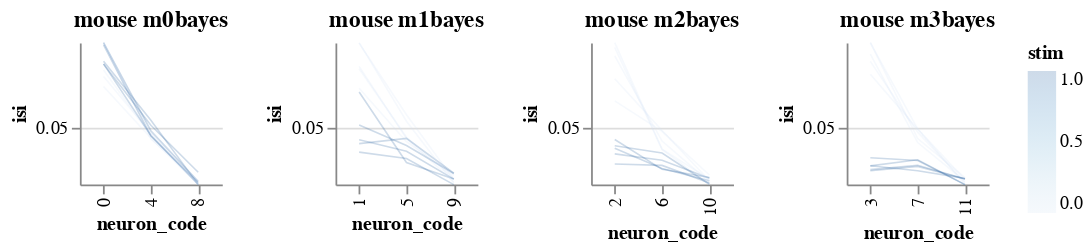

Notebook source saved alongside this figure:
### Code cell
bw.facet(column='mouse',height=80,width=80)

### Figure 1 — Vega-Lite specification as saved in the notebook (floating-point values rounded to 4 significant figures)
{"usermeta": {"embedOptions": {"theme": "vox"}}, "config": {"view": {"continuousWidth": 400, "continuousHeight": 300, "stroke": null}}, "hconcat": [{"layer": [{"mark": {"type": "line", "fill": null}, "encoding": {"color": {"type": "quantitative", "field": "stim"}, "detail": {"type": "quantitative", "field": "i_trial"}, "opacity": {"value": 0.2}, "size": {"value": 0.9}, "x": {"type": "ordinal", "field": "neuron_code"}, "y": {"type": "quantitative", "field": "isi", "scale": {"clamp": true, "domain": [0.02132, 0.0932], "zero": false}}}}], "height": 80, "resolve": {"scale": {"y": "independent"}}, "title": "mouse m0bayes  ", "transform": [{"filter": "(datum['mouse'] === 'm0bayes')"}], "width": 80}, {"layer": [{"mark": {"type": "line", "fill": null}, "encoding": {"color": {"type": "quantitative", "field": "stim"}, "detail": {"type": "quantitative", "field": "i_trial"}, "opacity": {"value": 0.2}, "size": {"value": 0.9}, "x": {"type": "ordinal", "field": "neuron_code"}, "y": {"type": "quantitative", "field": "isi", "scale": {"clamp": true, "domain": [0.02132, 0.0932], "zero": false}}}}], "height": 80, "resolve": {"scale": {"y": "independent"}}, "title": "mouse m1bayes  ", "transform": [{"filter": "(datum['mouse'] === 'm1bayes')"}], "width": 80}, {"layer": [{"mark": {"type": "line", "fill": null}, "encoding": {"color": {"type": "quantitative", "field": "stim"}, "detail": {"type": "quantitative", "field": "i_trial"}, "opacity": {"value": 0.2}, "size": {"value": 0.9}, "x": {"type": "ordinal", "field": "neuron_code"}, "y": {"type": "quantitative", "field": "isi", "scale": {"clamp": true, "domain": [0.02132, 0.0932], "zero": false}}}}], "height": 80, "resolve": {"scale": {"y": "independent"}}, "title": "mouse m2bayes  ", "transform": [{"filter": "(datum['mouse'] === 'm2bayes')"}], "width": 80}, {"layer": [{"mark": {"type": "line", "fill": null}, "encoding": {"color": {"type": "quantitative", "field": "stim"}, "detail": {"type": "quantitative", "field": "i_trial"}, "opacity": {"value": 0.2}, "size": {"value": 0.9}, "x": {"type": "ordinal", "field": "neuron_code"}, "y": {"type": "quantitative", "field": "isi", "scale": {"clamp": true, "domain": [0.02132, 0.0932], "zero": false}}}}], "height": 80, "resolve": {"scale": {"y": "independent"}}, "title": "mouse m3bayes  ", "transform": [{"filter": "(datum['mouse'] === 'm3bayes')"}], "width": 80}], "data": {"name": "data-6c9220bb9474eafae4a504c4f5465db6"}, "$schema": "https://vega.github.io/schema/vega-lite/v4.8.1.json", "datasets": {"data-6c9220bb9474eafae4a504c4f5465db6": [{"mouse": "m0bayes", "i_trial": 0, "neuron_x_mouse": "0m0bayes", "mouse_code": 0, "stim": 0, "neuron": "0", "neuron_code": 0, "log_firing_rate": 1.67, "Firing rate": 46.8, "firing_rate": 46.8, "i_spike": 36.5, "isi": 0.09328, "combined_condition": 0}, {"mouse": "m0bayes", "i_trial": 0, "neuron_x_mouse": "0m0bayes", "mouse_code": 0, "stim": 1, "neuron": "0", "neuron_code": 0, "log_firing_rate": 1.925, "Firing rate": 84.22, "firing_rate": 84.22, "i_spike": 41.5, "isi": 0.08376, "combined_condition": 12}, {"mouse": "m0bayes", "i_trial": 0, "neuron_x_mouse": "1m0bayes", "mouse_code": 0, "stim": 0, "neuron": "1", "neuron_code": 4, "log_firing_rate": 1.789, "Firing rate": 61.53, "firing_rate": 61.53, "i_spike": 78.5, "isi": 0.04441, "combined_condition": 1}, {"mouse": "m0bayes", "i_trial": 0, "neuron_x_mouse": "1m0bayes", "mouse_code": 0, "stim": 1, "neuron": "1", "neuron_code": 4, "log_firing_rate": 2.924, "Firing rate": 839.0, "firing_rate": 839.0, "i_spike": 64.5, "isi": 0.05384, "combined_condition": 13}, {"mouse": "m0bayes", "i_trial": 0, "neuron_x_mouse": "2m0bayes", "mouse_code": 0, "stim": 0, "neuron": "2", "neuron_code": 8, "log_firing_rate": 2.412, "Firing rate": 257.9, "firing_rate": 257.9, "i_spike": 152.5, "isi": 0.02299, "combined_condition": 2}, {"mouse": "m0bayes", "i_trial": 0, "neuron_x_mouse": "2m0bayes", "mouse_code": 0, "stim": 1, "neuron": "2", "neuron_code": 8, "log_firing_rate": 2.386, "Firing rate": 243.5, "firing_rate": 243.5, "i_spike": 176.0, "isi": 0.01967, "combined_condition": 14}, {"mouse": "m0bayes", "i_trial": 1, "neuron_x_mouse": "0m0bayes", "mouse_code": 0, "stim": 0, "neuron": "0", "neuron_code": 0, "log_firing_rate": 1.553, "Firing rate": 35.75, "firing_rate": 35.75, "i_spike": 41.5, "isi": 0.07933, "combined_condition": 0}, {"mouse": "m0bayes", "i_trial": 1, "neuron_x_mouse": "0m0bayes", "mouse_code": 0, "stim": 1, "neuron": "0", "neuron_code": 0, "log_firing_rate": 1.738, "Firing rate": 54.74, "firing_rate": 54.74, "i_spike": 37.0, "isi": 0.09202, "combined_condition": 12}, {"mouse": "m0bayes", "i_trial": 1, "neuron_x_mouse": "1m0bayes", "mouse_code": 0, "stim": 0, "neuron": "1", "neuron_code": 4, "log_firing_rate": 2.819, "Firing rate": 658.8, "firing_rate": 658.8, "i_spike": 76.0, "isi": 0.04616, "combined_condition": 1}, {"mouse": "m0bayes", "i_trial": 1, "neuron_x_mouse": "1m0bayes", "mouse_code": 0, "stim": 1, "neuron": "1", "neuron_code": 4, "log_firing_rate": 2.037, "Firing rate": 108.9, "firing_rate": 108.9, "i_spike": 75.5, "isi": 0.04595, "combined_condition": 13}, {"mouse": "m0bayes", "i_trial": 1, "neuron_x_mouse": "2m0bayes", "mouse_code": 0, "stim": 0, "neuron": "2", "neuron_code": 8, "log_firing_rate": 2.805, "Firing rate": 638.6, "firing_rate": 638.6, "i_spike": 163.0, "isi": 0.02149, "combined_condition": 2}, {"mouse": "m0bayes", "i_trial": 1, "neuron_x_mouse": "2m0bayes", "mouse_code": 0, "stim": 1, "neuron": "2", "neuron_code": 8, "log_firing_rate": 2.376, "Firing rate": 237.4, "firing_rate": 237.4, "i_spike": 156.0, "isi": 0.02221, "combined_condition": 14}, {"mouse": "m0bayes", "i_trial": 2, "neuron_x_mouse": "0m0bayes", "mouse_code": 0, "stim": 0, "neuron": "0", "neuron_code": 0, "log_firing_rate": 1.687, "Firing rate": 48.64, "firing_rate": 48.64, "i_spike": 47.5, "isi": 0.07094, "combined_condition": 0}, {"mouse": "m0bayes", "i_trial": 2, "neuron_x_mouse": "0m0bayes", "mouse_code": 0, "stim": 1, "neuron": "0", "neuron_code": 0, "log_firing_rate": 1.647, "Firing rate": 44.31, "firing_rate": 44.31, "i_spike": 42.5, "isi": 0.08238, "combined_condition": 12}, {"mouse": "m0bayes", "i_trial": 2, "neuron_x_mouse": "1m0bayes", "mouse_code": 0, "stim": 0, "neuron": "1", "neuron_code": 4, "log_firing_rate": 2.094, "Firing rate": 124.3, "firing_rate": 124.3, "i_spike": 77.5, "isi": 0.04488, "combined_condition": 1}, {"mouse": "m0bayes", "i_trial": 2, "neuron_x_mouse": "1m0bayes", "mouse_code": 0, "stim": 1, "neuron": "1", "neuron_code": 4, "log_firing_rate": 2.243, "Firing rate": 175.0, "firing_rate": 175.0, "i_spike": 68.5, "isi": 0.05139, "combined_condition": 13}, {"mouse": "m0bayes", "i_trial": 2, "neuron_x_mouse": "2m0bayes", "mouse_code": 0, "stim": 0, "neuron": "2", "neuron_code": 8, "log_firing_rate": 3.339, "Firing rate": 2180.0, "firing_rate": 2180.0, "i_spike": 166.5, "isi": 0.02106, "combined_condition": 2}, {"mouse": "m0bayes", "i_trial": 2, "neuron_x_mouse": "2m0bayes", "mouse_code": 0, "stim": 1, "neuron": "2", "neuron_code": 8, "log_firing_rate": 2.267, "Firing rate": 185.1, "firing_rate": 185.1, "i_spike": 127.0, "isi": 0.02756, "combined_condition": 14}, {"mouse": "m0bayes", "i_trial": 3, "neuron_x_mouse": "0m0bayes", "mouse_code": 0, "stim": 0, "neuron": "0", "neuron_code": 0, "log_firing_rate": 1.87, "Firing rate": 74.16, "firing_rate": 74.16, "i_spike": 45.5, "isi": 0.07604, "combined_condition": 0}, {"mouse": "m0bayes", "i_trial": 3, "neuron_x_mouse": "0m0bayes", "mouse_code": 0, "stim": 1, "neuron": "0", "neuron_code": 0, "log_firing_rate": 2.206, "Firing rate": 160.8, "firing_rate": 160.8, "i_spike": 42.5, "isi": 0.08245, "combined_condition": 12}, {"mouse": "m0bayes", "i_trial": 3, "neuron_x_mouse": "1m0bayes", "mouse_code": 0, "stim": 0, "neuron": "1", "neuron_code": 4, "log_firing_rate": 2.021, "Firing rate": 105.1, "firing_rate": 105.1, "i_spike": 74.0, "isi": 0.04735, "combined_condition": 1}, {"mouse": "m0bayes", "i_trial": 3, "neuron_x_mouse": "1m0bayes", "mouse_code": 0, "stim": 1, "neuron": "1", "neuron_code": 4, "log_firing_rate": 1.941, "Firing rate": 87.24, "firing_rate": 87.24, "i_spike": 74.5, "isi": 0.04617, "combined_condition": 13}, {"mouse": "m0bayes", "i_trial": 3, "neuron_x_mouse": "2m0bayes", "mouse_code": 0, "stim": 0, "neuron": "2", "neuron_code": 8, "log_firing_rate": 2.205, "Firing rate": 160.2, "firing_rate": 160.2, "i_spike": 151.0, "isi": 0.02319, "combined_condition": 2}, {"mouse": "m0bayes", "i_trial": 3, "neuron_x_mouse": "2m0bayes", "mouse_code": 0, "stim": 1, "neuron": "2", "neuron_code": 8, "log_firing_rate": 2.905, "Firing rate": 803.1, "firing_rate": 803.1, "i_spike": 162.5, "isi": 0.02136, "combined_condition": 14}, {"mouse": "m0bayes", "i_trial": 4, "neuron_x_mouse": "0m0bayes", "mouse_code": 0, "stim": 0, "neuron": "0", "neuron_code": 0, "log_firing_rate": 1.887, "Firing rate": 77.0, "firing_rate": 77.0, "i_spike": 37.0, "isi": 0.09388, "combined_condition": 0}, {"mouse": "m0bayes", "i_trial": 4, "neuron_x_mouse": "0m0bayes", "mouse_code": 0, "stim": 1, "neuron": "0", "neuron_code": 0, "log_firing_rate": 1.416, "Firing rate": 26.04, "firing_rate": 26.04, "i_spike": 32.5, "isi": 0.1043, "combined_condition": 12}, {"mouse": "m0bayes", "i_trial": 4, "neuron_x_mouse": "1m0bayes", "mouse_code": 0, "stim": 0, "neuron": "1", "neuron_code": 4, "log_firing_rate": 2.023, "Firing rate": 105.5, "firing_rate": 105.5, "i_spike": 72.5, "isi": 0.04756, "combined_condition": 1}, {"mouse": "m0bayes", "i_trial": 4, "neuron_x_mouse": "1m0bayes", "mouse_code": 0, "stim": 1, "neuron": "1", "neuron_code": 4, "log_firing_rate": 2.02, "Firing rate": 104.8, "firing_rate": 104.8, "i_spike": 71.5, "isi": 0.04859, "combined_condition": 13}, {"mouse": "m0bayes", "i_trial": 4, "neuron_x_mouse": "2m0bayes", "mouse_code": 0, "stim": 0, "neuron": "2", "neuron_code": 8, "log_firing_rate": 2.237, "Firing rate": 172.4, "firing_rate": 172.4, "i_spike": 161.5, "isi": 0.02154, "combined_condition": 2}, {"mouse": "m0bayes", "i_trial": 4, "neuron_x_mouse": "2m0bayes", "mouse_code": 0, "stim": 1, "neuron": "2", "neuron_code": 8, "log_firing_rate": 2.29, "Firing rate": 194.9, "firing_rate": 194.9, "i_spike": 153.0, "isi": 0.02281, "combined_condition": 14}, {"mouse": "m1bayes", "i_trial": 0, "neuron_x_mouse": "0m1bayes", "mouse_code": 1, "stim": 0, "neuron": "0", "neuron_code": 1, "log_firing_rate": 1.771, "Firing rate": 58.99, "firing_rate": 58.99, "i_spike": 44.0, "isi": 0.07995, "combined_condition": 3}, {"mouse": "m1bayes", "i_trial": 0, "neuron_x_mouse": "0m1bayes", "mouse_code": 1, "stim": 1, "neuron": "0", "neuron_code": 1, "log_firing_rate": 2.21, "Firing rate": 162.2, "firing_rate": 162.2, "i_spike": 51.0, "isi": 0.06819, "combined_condition": 15}, {"mouse": "m1bayes", "i_trial": 0, "neuron_x_mouse": "1m1bayes", "mouse_code": 1, "stim": 0, "neuron": "1", "neuron_code": 5, "log_firing_rate": 1.855, "Firing rate": 71.65, "firing_rate": 71.65, "i_spike": 76.0, "isi": 0.04526, "combined_condition": 4}, {"mouse": "m1bayes", "i_trial": 0, "neuron_x_mouse": "1m1bayes", "mouse_code": 1, "stim": 1, "neuron": "1", "neuron_code": 5, "log_firing_rate": 2.263, "Firing rate": 183.1, "firing_rate": 183.1, "i_spike": 107.0, "isi": 0.03251, "combined_condition": 16}, {"mouse": "m1bayes", "i_trial": 0, "neuron_x_mouse": "2m1bayes", "mouse_code": 1, "stim": 0, "neuron": "2", "neuron_code": 9, "log_firing_rate": 2.999, "Firing rate": 998.0, "firing_rate": 998.0, "i_spike": 143.0, "isi": 0.02437, "combined_condition": 5}, {"mouse": "m1bayes", "i_trial": 0, "neuron_x_mouse": "2m1bayes", "mouse_code": 1, "stim": 1, "neuron": "2", "neuron_code": 9, "log_firing_rate": 2.541, "Firing rate": 347.2, "firing_rate": 347.2, "i_spike": 144.0, "isi": 0.02411, "combined_condition": 17}, {"mouse": "m1bayes", "i_trial": 1, "neuron_x_mouse": "0m1bayes", "mouse_code": 1, "stim": 0, "neuron": "0", "neuron_code": 1, "log_firing_rate": 1.69, "Firing rate": 49.02, "firing_rate": 49.02, "i_spike": 37.5, "isi": 0.09294, "combined_condition": 3}, {"mouse": "m1bayes", "i_trial": 1, "neuron_x_mouse": "0m1bayes", "mouse_code": 1, "stim": 1, "neuron": "0", "neuron_code": 1, "log_firing_rate": 2.069, "Firing rate": 117.1, "firing_rate": 117.1, "i_spike": 87.0, "isi": 0.03775, "combined_condition": 15}, {"mouse": "m1bayes", "i_trial": 1, "neuron_x_mouse": "1m1bayes", "mouse_code": 1, "stim": 0, "neuron": "1", "neuron_code": 5, "log_firing_rate": 2.419, "Firing rate": 262.3, "firing_rate": 262.3, "i_spike": 62.0, "isi": 0.05671, "combined_condition": 4}, {"mouse": "m1bayes", "i_trial": 1, "neuron_x_mouse": "1m1bayes", "mouse_code": 1, "stim": 1, "neuron": "1", "neuron_code": 5, "log_firing_rate": 2.217, "Firing rate": 164.9, "firing_rate": 164.9, "i_spike": 101.0, "isi": 0.03453, "combined_condition": 16}, {"mouse": "m1bayes", "i_trial": 1, "neuron_x_mouse": "2m1bayes", "mouse_code": 1, "stim": 0, "neuron": "2", "neuron_code": 9, "log_firing_rate": 2.479, "Firing rate": 301.0, "firing_rate": 301.0, "i_spike": 146.5, "isi": 0.02393, "combined_condition": 5}, {"mouse": "m1bayes", "i_trial": 1, "neuron_x_mouse": "2m1bayes", "mouse_code": 1, "stim": 1, "neuron": "2", "neuron_code": 9, "log_firing_rate": 2.7, "Firing rate": 500.8, "firing_rate": 500.8, "i_spike": 164.5, "isi": 0.02126, "combined_condition": 17}, {"mouse": "m1bayes", "i_trial": 2, "neuron_x_mouse": "0m1bayes", "mouse_code": 1, "stim": 0, "neuron": "0", "neuron_code": 1, "log_firing_rate": 2.018, "Firing rate": 104.1, "firing_rate": 104.1, "i_spike": 50.0, "isi": 0.07006, "combined_condition": 3}, {"mouse": "m1bayes", "i_trial": 2, "neuron_x_mouse": "0m1bayes", "mouse_code": 1, "stim": 1, "neuron": "0", "neuron_code": 1, "log_firing_rate": 1.902, "Firing rate": 79.87, "firing_rate": 79.87, "i_spike": 79.5, "isi": 0.04405, "combined_condition": 15}, {"mouse": "m1bayes", "i_trial": 2, "neuron_x_mouse": "1m1bayes", "mouse_code": 1, "stim": 0, "neuron": "1", "neuron_code": 5, "log_firing_rate": 2.488, "Firing rate": 307.8, "firing_rate": 307.8, "i_spike": 81.5, "isi": 0.04304, "combined_condition": 4}, {"mouse": "m1bayes", "i_trial": 2, "neuron_x_mouse": "1m1bayes", "mouse_code": 1, "stim": 1, "neuron": "1", "neuron_code": 5, "log_firing_rate": 2.432, "Firing rate": 270.2, "firing_rate": 270.2, "i_spike": 90.0, "isi": 0.03824, "combined_condition": 16}, {"mouse": "m1bayes", "i_trial": 2, "neuron_x_mouse": "2m1bayes", "mouse_code": 1, "stim": 0, "neuron": "2", "neuron_code": 9, "log_firing_rate": 2.697, "Firing rate": 498.2, "firing_rate": 498.2, "i_spike": 134.0, "isi": 0.02603, "combined_condition": 5}, {"mouse": "m1bayes", "i_trial": 2, "neuron_x_mouse": "2m1bayes", "mouse_code": 1, "stim": 1, "neuron": "2", "neuron_code": 9, "log_firing_rate": 2.327, "Firing rate": 212.4, "firing_rate": 212.4, "i_spike": 144.5, "isi": 0.0241, "combined_condition": 17}, {"mouse": "m1bayes", "i_trial": 3, "neuron_x_mouse": "0m1bayes", "mouse_code": 1, "stim": 0, "neuron": "0", "neuron_code": 1, "log_firing_rate": 2.464, "Firing rate": 291.0, "firing_rate": 291.0, "i_spike": 42.0, "isi": 0.08118, "combined_condition": 3}, {"mouse": "m1bayes", "i_trial": 3, "neuron_x_mouse": "0m1bayes", "mouse_code": 1, "stim": 1, "neuron": "0", "neuron_code": 1, "log_firing_rate": 3.149, "Firing rate": 1411.0, "firing_rate": 1411.0, "i_spike": 80.5, "isi": 0.04205, "combined_condition": 15}, {"mouse": "m1bayes", "i_trial": 3, "neuron_x_mouse": "1m1bayes", "mouse_code": 1, "stim": 0, "neuron": "1", "neuron_code": 5, "log_firing_rate": 3.263, "Firing rate": 1834.0, "firing_rate": 1834.0, "i_spike": 77.5, "isi": 0.04468, "combined_condition": 4}, {"mouse": "m1bayes", "i_trial": 3, "neuron_x_mouse": "1m1bayes", "mouse_code": 1, "stim": 1, "neuron": "1", "neuron_code": 5, "log_firing_rate": 2.521, "Firing rate": 331.9, "firing_rate": 331.9, "i_spike": 78.0, "isi": 0.04469, "combined_condition": 16}, {"mouse": "m1bayes", "i_trial": 3, "neuron_x_mouse": "2m1bayes", "mouse_code": 1, "stim": 0, "neuron": "2", "neuron_code": 9, "log_firing_rate": 2.669, "Firing rate": 466.7, "firing_rate": 466.7, "i_spike": 153.5, "isi": 0.02266, "combined_condition": 5}, {"mouse": "m1bayes", "i_trial": 3, "neuron_x_mouse": "2m1bayes", "mouse_code": 1, "stim": 1, "neuron": "2", "neuron_code": 9, "log_firing_rate": 2.563, "Firing rate": 365.2, "firing_rate": 365.2, "i_spike": 129.0, "isi": 0.02707, "combined_condition": 17}, {"mouse": "m1bayes", "i_trial": 4, "neuron_x_mouse": "0m1bayes", "mouse_code": 1, "stim": 0, "neuron": "0", "neuron_code": 1, "log_firing_rate": 2.712, "Firing rate": 514.7, "firing_rate": 514.7, "i_spike": 35.5, "isi": 0.098, "combined_condition": 3}, {"mouse": "m1bayes", "i_trial": 4, "neuron_x_mouse": "0m1bayes", "mouse_code": 1, "stim": 1, "neuron": "0", "neuron_code": 1, "log_firing_rate": 2.183, "Firing rate": 152.4, "firing_rate": 152.4, "i_spike": 68.0, "isi": 0.0515, "combined_condition": 15}, {"mouse": "m1bayes", "i_trial": 4, "neuron_x_mouse": "1m1bayes", "mouse_code": 1, "stim": 0, "neuron": "1", "neuron_code": 5, "log_firing_rate": 2.397, "Firing rate": 249.2, "firing_rate": 249.2, "i_spike": 65.5, "isi": 0.0534, "combined_condition": 4}, {"mouse": "m1bayes", "i_trial": 4, "neuron_x_mouse": "1m1bayes", "mouse_code": 1, "stim": 1, "neuron": "1", "neuron_code": 5, "log_firing_rate": 2.146, "Firing rate": 140.0, "firing_rate": 140.0, "i_spike": 85.5, "isi": 0.04112, "combined_condition": 16}, {"mouse": "m1bayes", "i_trial": 4, "neuron_x_mouse": "2m1bayes", "mouse_code": 1, "stim": 0, "neuron": "2", "neuron_code": 9, "log_firing_rate": 2.681, "Firing rate": 479.9, "firing_rate": 479.9, "i_spike": 156.5, "isi": 0.02214, "combined_condition": 5}, {"mouse": "m1bayes", "i_trial": 4, "neuron_x_mouse": "2m1bayes", "mouse_code": 1, "stim": 1, "neuron": "2", "neuron_code": 9, "log_firing_rate": 2.315, "Firing rate": 206.4, "firing_rate": 206.4, "i_spike": 129.5, "isi": 0.02695, "combined_condition": 17}, {"mouse": "m2bayes", "i_trial": 0, "neuron_x_mouse": "0m2bayes", "mouse_code": 2, "stim": 0, "neuron": "0", "neuron_code": 2, "log_firing_rate": 2.156, "Firing rate": 143.2, "firing_rate": 143.2, "i_spike": 55.0, "isi": 0.06373, "combined_condition": 7}, {"mouse": "m2bayes", "i_trial": 0, "neuron_x_mouse": "0m2bayes", "mouse_code": 2, "stim": 1, "neuron": "0", "neuron_code": 2, "log_firing_rate": 2.386, "Firing rate": 243.3, "firing_rate": 243.3, "i_spike": 84.5, "isi": 0.03971, "combined_condition": 19}, {"mouse": "m2bayes", "i_trial": 0, "neuron_x_mouse": "1m2bayes", "mouse_code": 2, "stim": 0, "neuron": "1", "neuron_code": 6, "log_firing_rate": 2.232, "Firing rate": 170.6, "firing_rate": 170.6, "i_spike": 72.5, "isi": 0.04828, "combined_condition": 8}, {"mouse": "m2bayes", "i_trial": 0, "neuron_x_mouse": "1m2bayes", "mouse_code": 2, "stim": 1, "neuron": "1", "neuron_code": 6, "log_firing_rate": 2.275, "Firing rate": 188.5, "firing_rate": 188.5, "i_spike": 119.0, "isi": 0.02946, "combined_condition": 20}, {"mouse": "m2bayes", "i_trial": 0, "neuron_x_mouse": "2m2bayes", "mouse_code": 2, "stim": 0, "neuron": "2", "neuron_code": 10, "log_firing_rate": 2.256, "Firing rate": 180.4, "firing_rate": 180.4, "i_spike": 133.5, "isi": 0.02619, "combined_condition": 6}, {"mouse": "m2bayes", "i_trial": 0, "neuron_x_mouse": "2m2bayes", "mouse_code": 2, "stim": 1, "neuron": "2", "neuron_code": 10, "log_firing_rate": 2.543, "Firing rate": 349.5, "firing_rate": 349.5, "i_spike": 150.5, "isi": 0.02323, "combined_condition": 18}, {"mouse": "m2bayes", "i_trial": 1, "neuron_x_mouse": "0m2bayes", "mouse_code": 2, "stim": 0, "neuron": "0", "neuron_code": 2, "log_firing_rate": 1.686, "Firing rate": 48.58, "firing_rate": 48.58, "i_spike": 38.5, "isi": 0.09071, "combined_condition": 7}, {"mouse": "m2bayes", "i_trial": 1, "neuron_x_mouse": "0m2bayes", "mouse_code": 2, "stim": 1, "neuron": "0", "neuron_code": 2, "log_firing_rate": 2.444, "Firing rate": 278.2, "firing_rate": 278.2, "i_spike": 92.5, "isi": 0.03689, "combined_condition": 19}, {"mouse": "m2bayes", "i_trial": 1, "neuron_x_mouse": "1m2bayes", "mouse_code": 2, "stim": 0, "neuron": "1", "neuron_code": 6, "log_firing_rate": 2.001, "Firing rate": 100.2, "firing_rate": 100.2, "i_spike": 87.5, "isi": 0.03909, "combined_condition": 8}, {"mouse": "m2bayes", "i_trial": 1, "neuron_x_mouse": "1m2bayes", "mouse_code": 2, "stim": 1, "neuron": "1", "neuron_code": 6, "log_firing_rate": 2.407, "Firing rate": 255.1, "firing_rate": 255.1, "i_spike": 103.5, "isi": 0.03369, "combined_condition": 20}, {"mouse": "m2bayes", "i_trial": 1, "neuron_x_mouse": "2m2bayes", "mouse_code": 2, "stim": 0, "neuron": "2", "neuron_code": 10, "log_firing_rate": 2.497, "Firing rate": 313.8, "firing_rate": 313.8, "i_spike": 161.5, "isi": 0.02133, "combined_condition": 6}, {"mouse": "m2bayes", "i_trial": 1, "neuron_x_mouse": "2m2bayes", "mouse_code": 2, "stim": 1, "neuron": "2", "neuron_code": 10, "log_firing_rate": 2.461, "Firing rate": 289.3, "firing_rate": 289.3, "i_spike": 141.5, "isi": 0.02459, "combined_condition": 18}, {"mouse": "m2bayes", "i_trial": 2, "neuron_x_mouse": "0m2bayes", "mouse_code": 2, "stim": 0, "neuron": "0", "neuron_code": 2, "log_firing_rate": 1.797, "Firing rate": 62.66, "firing_rate": 62.66, "i_spike": 37.0, "isi": 0.09537, "combined_condition": 7}, {"mouse": "m2bayes", "i_trial": 2, "neuron_x_mouse": "0m2bayes", "mouse_code": 2, "stim": 1, "neuron": "0", "neuron_code": 2, "log_firing_rate": 2.492, "Firing rate": 310.8, "firing_rate": 310.8, "i_spike": 76.5, "isi": 0.04413, "combined_condition": 19}, {"mouse": "m2bayes", "i_trial": 2, "neuron_x_mouse": "1m2bayes", "mouse_code": 2, "stim": 0, "neuron": "1", "neuron_code": 6, "log_firing_rate": 2.056, "Firing rate": 113.8, "firing_rate": 113.8, "i_spike": 88.5, "isi": 0.03924, "combined_condition": 8}, {"mouse": "m2bayes", "i_trial": 2, "neuron_x_mouse": "1m2bayes", "mouse_code": 2, "stim": 1, "neuron": "1", "neuron_code": 6, "log_firing_rate": 2.918, "Firing rate": 828.1, "firing_rate": 828.1, "i_spike": 120.0, "isi": 0.02905, "combined_condition": 20}, {"mouse": "m2bayes", "i_trial": 2, "neuron_x_mouse": "2m2bayes", "mouse_code": 2, "stim": 0, "neuron": "2", "neuron_code": 10, "log_firing_rate": 2.458, "Firing rate": 287.4, "firing_rate": 287.4, "i_spike": 145.5, "isi": 0.02409, "combined_condition": 6}, {"mouse": "m2bayes", "i_trial": 2, "neuron_x_mouse": "2m2bayes", "mouse_code": 2, "stim": 1, "neuron": "2", "neuron_code": 10, "log_firing_rate": 2.746, "Firing rate": 557.1, "firing_rate": 557.1, "i_spike": 140.5, "isi": 0.02496, "combined_condition": 18}, {"mouse": "m2bayes", "i_trial": 3, "neuron_x_mouse": "0m2bayes", "mouse_code": 2, "stim": 0, "neuron": "0", "neuron_code": 2, "log_firing_rate": 2.522, "Firing rate": 333.0, "firing_rate": 333.0, "i_spike": 39.0, "isi": 0.08644, "combined_condition": 7}, {"mouse": "m2bayes", "i_trial": 3, "neuron_x_mouse": "0m2bayes", "mouse_code": 2, "stim": 1, "neuron": "0", "neuron_code": 2, "log_firing_rate": 2.223, "Firing rate": 167.0, "firing_rate": 167.0, "i_spike": 84.5, "isi": 0.04098, "combined_condition": 19}, {"mouse": "m2bayes", "i_trial": 3, "neuron_x_mouse": "1m2bayes", "mouse_code": 2, "stim": 0, "neuron": "1", "neuron_code": 6, "log_firing_rate": 2.415, "Firing rate": 260.2, "firing_rate": 260.2, "i_spike": 80.0, "isi": 0.04336, "combined_condition": 8}, {"mouse": "m2bayes", "i_trial": 3, "neuron_x_mouse": "1m2bayes", "mouse_code": 2, "stim": 1, "neuron": "1", "neuron_code": 6, "log_firing_rate": 2.227, "Firing rate": 168.8, "firing_rate": 168.8, "i_spike": 93.5, "isi": 0.03733, "combined_condition": 20}, {"mouse": "m2bayes", "i_trial": 3, "neuron_x_mouse": "2m2bayes", "mouse_code": 2, "stim": 0, "neuron": "2", "neuron_code": 10, "log_firing_rate": 2.616, "Firing rate": 413.3, "firing_rate": 413.3, "i_spike": 154.5, "isi": 0.02266, "combined_condition": 6}, {"mouse": "m2bayes", "i_trial": 3, "neuron_x_mouse": "2m2bayes", "mouse_code": 2, "stim": 1, "neuron": "2", "neuron_code": 10, "log_firing_rate": 2.879, "Firing rate": 756.2, "firing_rate": 756.2, "i_spike": 163.0, "isi": 0.02151, "combined_condition": 18}, {"mouse": "m2bayes", "i_trial": 4, "neuron_x_mouse": "0m2bayes", "mouse_code": 2, "stim": 0, "neuron": "0", "neuron_code": 2, "log_firing_rate": 1.731, "Firing rate": 53.8, "firing_rate": 53.8, "i_spike": 45.0, "isi": 0.07492, "combined_condition": 7}, {"mouse": "m2bayes", "i_trial": 4, "neuron_x_mouse": "0m2bayes", "mouse_code": 2, "stim": 1, "neuron": "0", "neuron_code": 2, "log_firing_rate": 2.243, "Firing rate": 174.8, "firing_rate": 174.8, "i_spike": 108.0, "isi": 0.03172, "combined_condition": 19}, {"mouse": "m2bayes", "i_trial": 4, "neuron_x_mouse": "1m2bayes", "mouse_code": 2, "stim": 0, "neuron": "1", "neuron_code": 6, "log_firing_rate": 1.832, "Firing rate": 67.87, "firing_rate": 67.87, "i_spike": 72.0, "isi": 0.04874, "combined_condition": 8}, {"mouse": "m2bayes", "i_trial": 4, "neuron_x_mouse": "1m2bayes", "mouse_code": 2, "stim": 1, "neuron": "1", "neuron_code": 6, "log_firing_rate": 2.94, "Firing rate": 870.8, "firing_rate": 870.8, "i_spike": 112.5, "isi": 0.03104, "combined_condition": 20}, {"mouse": "m2bayes", "i_trial": 4, "neuron_x_mouse": "2m2bayes", "mouse_code": 2, "stim": 0, "neuron": "2", "neuron_code": 10, "log_firing_rate": 2.547, "Firing rate": 352.7, "firing_rate": 352.7, "i_spike": 149.0, "isi": 0.02327, "combined_condition": 6}, {"mouse": "m2bayes", "i_trial": 4, "neuron_x_mouse": "2m2bayes", "mouse_code": 2, "stim": 1, "neuron": "2", "neuron_code": 10, "log_firing_rate": 2.988, "Firing rate": 973.0, "firing_rate": 973.0, "i_spike": 158.0, "isi": 0.02208, "combined_condition": 18}, {"mouse": "m3bayes", "i_trial": 0, "neuron_x_mouse": "0m3bayes", "mouse_code": 3, "stim": 0, "neuron": "0", "neuron_code": 3, "log_firing_rate": 1.594, "Firing rate": 39.28, "firing_rate": 39.28, "i_spike": 40.5, "isi": 0.08367, "combined_condition": 10}, {"mouse": "m3bayes", "i_trial": 0, "neuron_x_mouse": "0m3bayes", "mouse_code": 3, "stim": 1, "neuron": "0", "neuron_code": 3, "log_firing_rate": 2.282, "Firing rate": 191.3, "firing_rate": 191.3, "i_spike": 99.0, "isi": 0.03491, "combined_condition": 22}, {"mouse": "m3bayes", "i_trial": 0, "neuron_x_mouse": "1m3bayes", "mouse_code": 3, "stim": 0, "neuron": "1", "neuron_code": 7, "log_firing_rate": 2.071, "Firing rate": 117.7, "firing_rate": 117.7, "i_spike": 73.0, "isi": 0.04788, "combined_condition": 11}, {"mouse": "m3bayes", "i_trial": 0, "neuron_x_mouse": "1m3bayes", "mouse_code": 3, "stim": 1, "neuron": "1", "neuron_code": 7, "log_firing_rate": 2.456, "Firing rate": 286.1, "firing_rate": 286.1, "i_spike": 103.0, "isi": 0.03356, "combined_condition": 23}, {"mouse": "m3bayes", "i_trial": 0, "neuron_x_mouse": "2m3bayes", "mouse_code": 3, "stim": 0, "neuron": "2", "neuron_code": 11, "log_firing_rate": 2.849, "Firing rate": 705.9, "firing_rate": 705.9, "i_spike": 156.5, "isi": 0.0223, "combined_condition": 9}, {"mouse": "m3bayes", "i_trial": 0, "neuron_x_mouse": "2m3bayes", "mouse_code": 3, "stim": 1, "neuron": "2", "neuron_code": 11, "log_firing_rate": 2.747, "Firing rate": 558.2, "firing_rate": 558.2, "i_spike": 164.5, "isi": 0.02124, "combined_condition": 21}, {"mouse": "m3bayes", "i_trial": 1, "neuron_x_mouse": "0m3bayes", "mouse_code": 3, "stim": 0, "neuron": "0", "neuron_code": 3, "log_firing_rate": 2.186, "Firing rate": 153.5, "firing_rate": 153.5, "i_spike": 39.5, "isi": 0.08737, "combined_condition": 10}, {"mouse": "m3bayes", "i_trial": 1, "neuron_x_mouse": "0m3bayes", "mouse_code": 3, "stim": 1, "neuron": "0", "neuron_code": 3, "log_firing_rate": 2.486, "Firing rate": 306.1, "firing_rate": 306.1, "i_spike": 113.5, "isi": 0.03081, "combined_condition": 22}, {"mouse": "m3bayes", "i_trial": 1, "neuron_x_mouse": "1m3bayes", "mouse_code": 3, "stim": 0, "neuron": "1", "neuron_code": 7, "log_firing_rate": 2.449, "Firing rate": 281.5, "firing_rate": 281.5, "i_spike": 82.0, "isi": 0.0426, "combined_condition": 11}, {"mouse": "m3bayes", "i_trial": 1, "neuron_x_mouse": "1m3bayes", "mouse_code": 3, "stim": 1, "neuron": "1", "neuron_code": 7, "log_firing_rate": 2.197, "Firing rate": 157.5, "firing_rate": 157.5, "i_spike": 102.0, "isi": 0.03389, "combined_condition": 23}, {"mouse": "m3bayes", "i_trial": 1, "neuron_x_mouse": "2m3bayes", "mouse_code": 3, "stim": 0, "neuron": "2", "neuron_code": 11, "log_firing_rate": 2.458, "Firing rate": 287.2, "firing_rate": 287.2, "i_spike": 152.5, "isi": 0.02292, "combined_condition": 9}, {"mouse": "m3bayes", "i_trial": 1, "neuron_x_mouse": "2m3bayes", "mouse_code": 3, "stim": 1, "neuron": "2", "neuron_code": 11, "log_firing_rate": 2.548, "Firing rate": 353.3, "firing_rate": 353.3, "i_spike": 168.0, "isi": 0.02086, "combined_condition": 21}, {"mouse": "m3bayes", "i_trial": 2, "neuron_x_mouse": "0m3bayes", "mouse_code": 3, "stim": 0, "neuron": "0", "neuron_code": 3, "log_firing_rate": 1.761, "Firing rate": 57.62, "firing_rate": 57.62, "i_spike": 36.5, "isi": 0.0932, "combined_condition": 10}, {"mouse": "m3bayes", "i_trial": 2, "neuron_x_mouse": "0m3bayes", "mouse_code": 3, "stim": 1, "neuron": "0", "neuron_code": 3, "log_firing_rate": 2.421, "Firing rate": 263.6, "firing_rate": 263.6, "i_spike": 117.5, "isi": 0.02889, "combined_condition": 22}, {"mouse": "m3bayes", "i_trial": 2, "neuron_x_mouse": "1m3bayes", "mouse_code": 3, "stim": 0, "neuron": "1", "neuron_code": 7, "log_firing_rate": 2.294, "Firing rate": 196.9, "firing_rate": 196.9, "i_spike": 69.5, "isi": 0.04955, "combined_condition": 11}, {"mouse": "m3bayes", "i_trial": 2, "neuron_x_mouse": "1m3bayes", "mouse_code": 3, "stim": 1, "neuron": "1", "neuron_code": 7, "log_firing_rate": 2.33, "Firing rate": 213.7, "firing_rate": 213.7, "i_spike": 111.0, "isi": 0.03113, "combined_condition": 23}, {"mouse": "m3bayes", "i_trial": 2, "neuron_x_mouse": "2m3bayes", "mouse_code": 3, "stim": 0, "neuron": "2", "neuron_code": 11, "log_firing_rate": 2.28, "Firing rate": 190.5, "firing_rate": 190.5, "i_spike": 163.0, "isi": 0.02123, "combined_condition": 9}, {"mouse": "m3bayes", "i_trial": 2, "neuron_x_mouse": "2m3bayes", "mouse_code": 3, "stim": 1, "neuron": "2", "neuron_code": 11, "log_firing_rate": 2.818, "Firing rate": 657.0, "firing_rate": 657.0, "i_spike": 145.0, "isi": 0.02411, "combined_condition": 21}, {"mouse": "m3bayes", "i_trial": 3, "neuron_x_mouse": "0m3bayes", "mouse_code": 3, "stim": 0, "neuron": "0", "neuron_code": 3, "log_firing_rate": 2.153, "Firing rate": 142.4, "firing_rate": 142.4, "i_spike": 45.0, "isi": 0.07715, "combined_condition": 10}, {"mouse": "m3bayes", "i_trial": 3, "neuron_x_mouse": "0m3bayes", "mouse_code": 3, "stim": 1, "neuron": "0", "neuron_code": 3, "log_firing_rate": 2.404, "Firing rate": 253.3, "firing_rate": 253.3, "i_spike": 111.5, "isi": 0.03088, "combined_condition": 22}, {"mouse": "m3bayes", "i_trial": 3, "neuron_x_mouse": "1m3bayes", "mouse_code": 3, "stim": 0, "neuron": "1", "neuron_code": 7, "log_firing_rate": 1.922, "Firing rate": 83.6, "firing_rate": 83.6, "i_spike": 71.0, "isi": 0.0494, "combined_condition": 11}, {"mouse": "m3bayes", "i_trial": 3, "neuron_x_mouse": "1m3bayes", "mouse_code": 3, "stim": 1, "neuron": "1", "neuron_code": 7, "log_firing_rate": 2.89, "Firing rate": 776.4, "firing_rate": 776.4, "i_spike": 122.5, "isi": 0.02835, "combined_condition": 23}, {"mouse": "m3bayes", "i_trial": 3, "neuron_x_mouse": "2m3bayes", "mouse_code": 3, "stim": 0, "neuron": "2", "neuron_code": 11, "log_firing_rate": 2.999, "Firing rate": 996.6, "firing_rate": 996.6, "i_spike": 146.0, "isi": 0.02387, "combined_condition": 9}, {"mouse": "m3bayes", "i_trial": 3, "neuron_x_mouse": "2m3bayes", "mouse_code": 3, "stim": 1, "neuron": "2", "neuron_code": 11, "log_firing_rate": 2.458, "Firing rate": 286.8, "firing_rate": 286.8, "i_spike": 142.5, "isi": 0.02446, "combined_condition": 21}, {"mouse": "m3bayes", "i_trial": 4, "neuron_x_mouse": "0m3bayes", "mouse_code": 3, "stim": 0, "neuron": "0", "neuron_code": 3, "log_firing_rate": 1.357, "Firing rate": 22.75, "firing_rate": 22.75, "i_spike": 32.5, "isi": 0.1047, "combined_condition": 10}, {"mouse": "m3bayes", "i_trial": 4, "neuron_x_mouse": "0m3bayes", "mouse_code": 3, "stim": 1, "neuron": "0", "neuron_code": 3, "log_firing_rate": 2.523, "Firing rate": 333.3, "firing_rate": 333.3, "i_spike": 121.0, "isi": 0.02834, "combined_condition": 22}, {"mouse": "m3bayes", "i_trial": 4, "neuron_x_mouse": "1m3bayes", "mouse_code": 3, "stim": 0, "neuron": "1", "neuron_code": 7, "log_firing_rate": 2.105, "Firing rate": 127.4, "firing_rate": 127.4, "i_spike": 78.0, "isi": 0.04466, "combined_condition": 11}, {"mouse": "m3bayes", "i_trial": 4, "neuron_x_mouse": "1m3bayes", "mouse_code": 3, "stim": 1, "neuron": "1", "neuron_code": 7, "log_firing_rate": 2.451, "Firing rate": 282.2, "firing_rate": 282.2, "i_spike": 115.0, "isi": 0.03054, "combined_condition": 23}, {"mouse": "m3bayes", "i_trial": 4, "neuron_x_mouse": "2m3bayes", "mouse_code": 3, "stim": 0, "neuron": "2", "neuron_code": 11, "log_firing_rate": 2.378, "Firing rate": 238.9, "firing_rate": 238.9, "i_spike": 140.0, "isi": 0.02487, "combined_condition": 9}, {"mouse": "m3bayes", "i_trial": 4, "neuron_x_mouse": "2m3bayes", "mouse_code": 3, "stim": 1, "neuron": "2", "neuron_code": 11, "log_firing_rate": 2.431, "Firing rate": 269.6, "firing_rate": 269.6, "i_spike": 143.0, "isi": 0.02413, "combined_condition": 21}]}}
